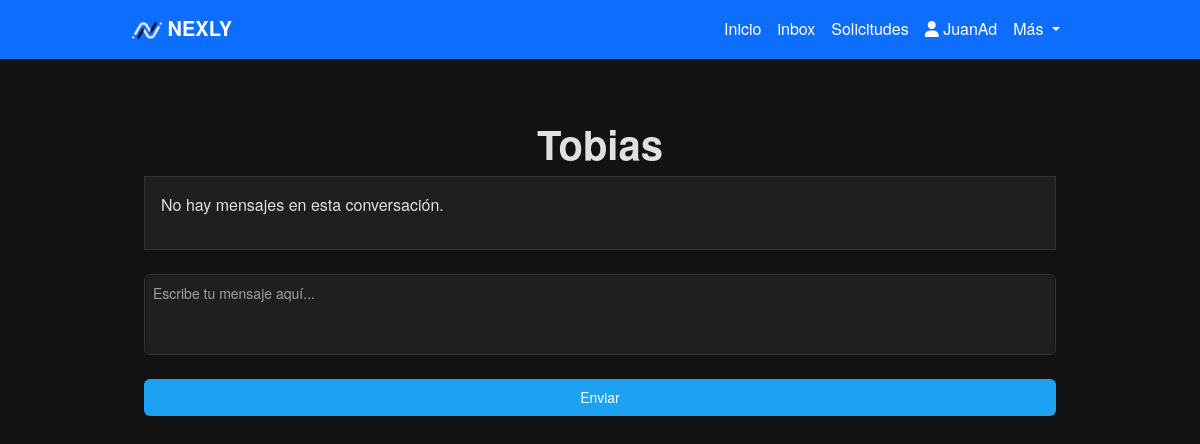
Before: /conversation/5/ (signed in) with the older database file.
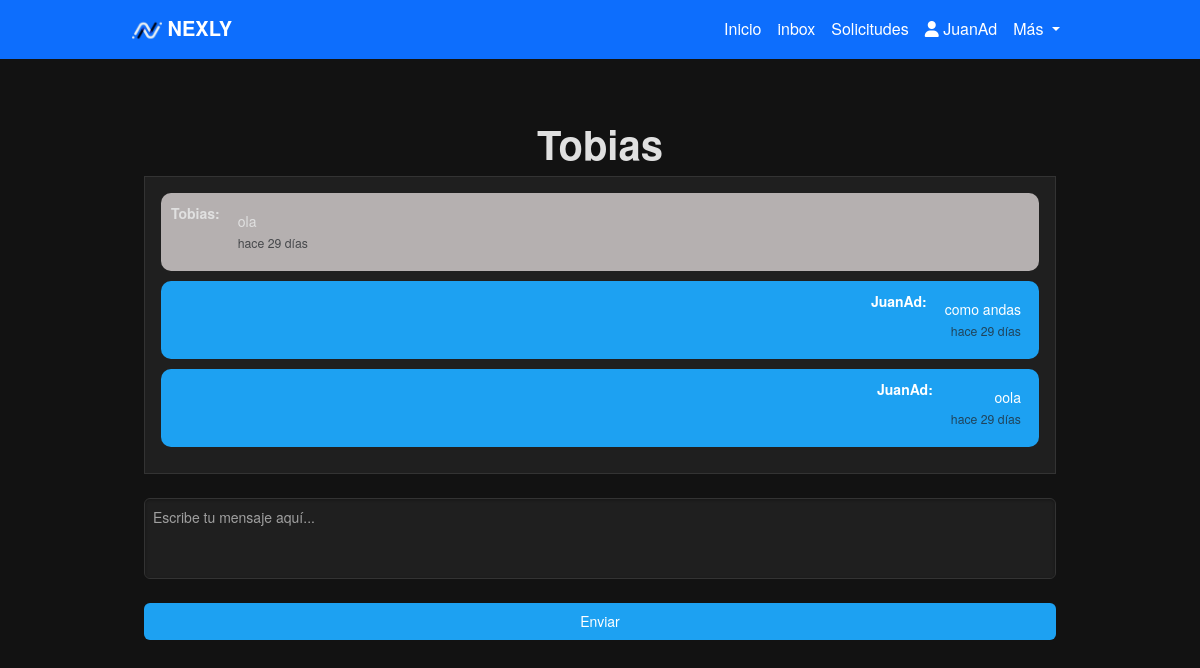
After: the same page with the newer database file.
### Nexly/models.py (models this page shows, shortened)
class Message(models.Model):
    sender = models.ForeignKey(settings.AUTH_USER_MODEL, on_delete=models.CASCADE, related_name='sent_messages')
    receiver = models.ForeignKey(settings.AUTH_USER_MODEL, on_delete=models.CASCADE, related_name='received_messages')
    content = models.TextField()
    created_at = models.DateTimeField(auto_now_add=True)
    def time_since_sent(self):
        now = datetime.now(timezone.utc)
        diff = now - self.created_at
        if diff < timedelta(minutes=1):
            return "hace un momento"
        elif diff < timedelta(hours=1):
            minutes = diff.seconds // 60
            return f"hace {minutes} minutos"
        elif diff < timedelta(days=1):
            hours = diff.seconds // 3600
            return f"hace {hours} horas"
        elif diff < timedelta(days=2):
            return "hace 1 día"
        else:
            days = diff.days
            return f"hace {days} días"

class User(AbstractBaseUser):
    iduser = models.AutoField(primary_key=True)
    nombre = models.CharField(max_length=255)
    correo = models.EmailField(unique=True)
    is_active = models.BooleanField(default=True)
    is_admin = models.BooleanField(default=False)
    profile_picture = models.ImageField(upload_to='profile_pictures/', null=True, blank=True)  # Campo para la imagen de perfil
    banner_picture = models.ImageField(upload_to='banner_pictures/', null=True, blank=True)  # Campo para la imagen de banner
    objects = UserManager()
    USERNAME_FIELD = 'correo'
    REQUIRED_FIELDS = ['nombre']

### Nexly/views.py (the view)
# urls.py: path('conversation/<int:user_id>/', conversation, name='conversation'),
@login_required
def conversation(request, user_id):
    receiver = User.objects.get(iduser=user_id)
    messages = Message.objects.filter(sender=request.user, receiver=receiver) | Message.objects.filter(sender=receiver, receiver=request.user)
    messages = messages.order_by('created_at')
    if request.method == 'POST':
        content = request.POST.get('content')
        Message.objects.create(sender=request.user, receiver=receiver, content=content)
        return redirect('conversation', user_id=user_id)
    return render(request, 'conversation.html', {'receiver': receiver, 'messages': messages})

### templates/conversation.html (shortened to what this page needs)
{% extends 'layoutUser.html' %}
{% load static %}
{% block content %}
<div class="container mt-4">
    <h1>{{ receiver.nombre }}</h1>
    <div class="chat-container mb-4">
        {% for message in messages %}
        <div class="chat-message {% if message.sender.iduser == user.iduser %}sent{% else %}received{% endif %}">
            <div class="message-info">
                <strong>{{ message.sender.nombre }}:</strong>
            </div>
            <div class="message-content">
                {{ message.content }} <br>
                <small class="text-muted">{{ message.time_since_sent }}</small>
            </div>
        </div>
        {% empty %}
        <p>No hay mensajes en esta conversación.</p>
        {% endfor %}
    </div>
    <form method="post" class="message-form">
        <textarea name="content" rows="3" class="form-control" placeholder="Escribe tu mensaje aquí..."></textarea>
        <br>
        <button type="submit" class="btn btn-primary">Enviar</button>
    </form>
</div>
{% endblock %}

Changed rows visible on the page:
added Message: sender.nombre "Tobias", content "ola", time_since_sent "hace 29 días"
added Message: sender.nombre "JuanAd", content "como andas", time_since_sent "hace 29 días"
added Message: sender.nombre "JuanAd", content "oola", time_since_sent "hace 29 días"
Other visible differences:
text no longer shown: "No hay mensajes en esta conversación."
